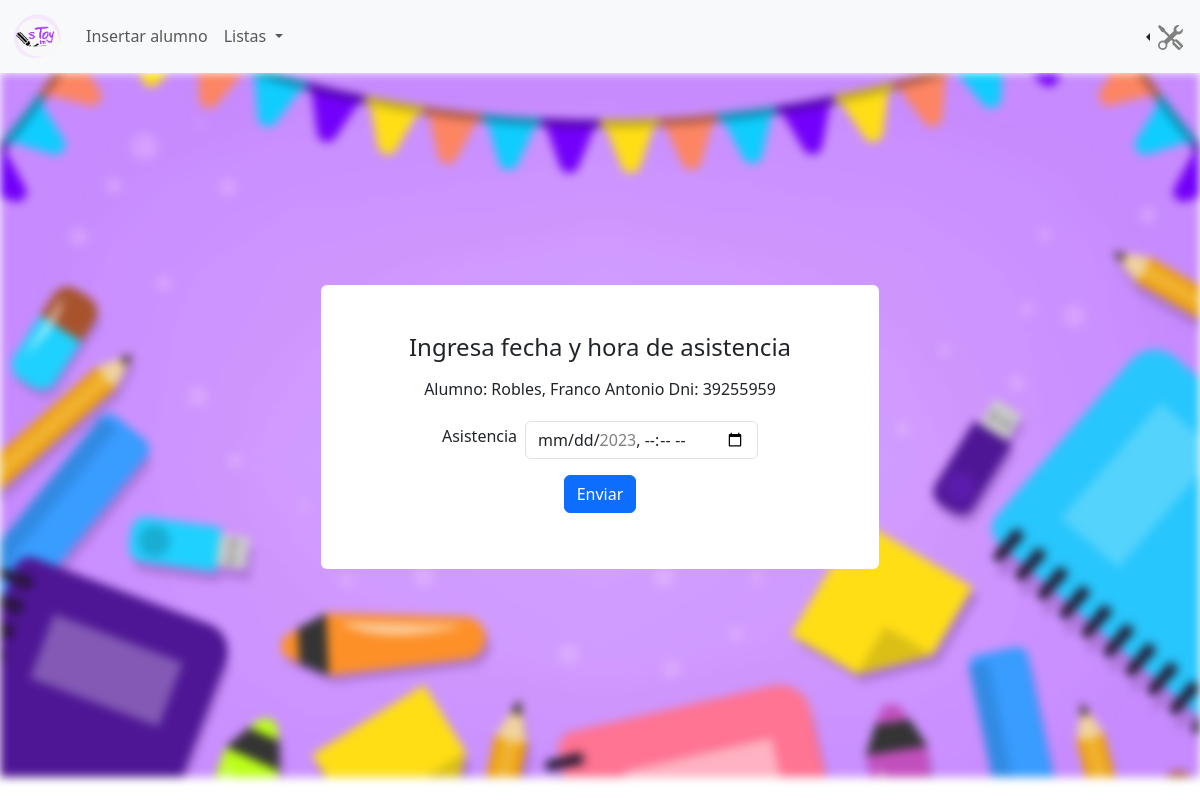
The page /Asistencia/agregarAsistencia.php?dni=39255959 on the database its author committed.
### tables this page shows
CREATE TABLE IF NOT EXISTS `alumno` (
  `dni` bigint NOT NULL,
  `nombre` varchar(20) DEFAULT NULL,
  `apellido` varchar(20) DEFAULT NULL,
  `fecha_nac` date DEFAULT NULL,
  PRIMARY KEY (`dni`) USING BTREE
);

### Clases/AlumnoClass.php (called while the page is built, shortened)
<?php
class Alumno
{
    public static function obtenerAlumno($dni)
    {
        $consulta = ("SELECT * FROM alumno WHERE dni = '$dni'");
        return $consulta;
    }
}

### BD/BdClass.php (called while the page is built, shortened)
<?php
class Conexion {
    private $host = "localhost";
    private $usuario = "root";
    private $contrasena = "";
    private $nombreBD = "bdStoy";
    private $conexion;
    public function __construct() {
        $this->conexion = new mysqli($this->host, $this->usuario, $this->contrasena, $this->nombreBD);
    }
    public function ejecutaConsulta($consulta){
        return $this->conexion->query($consulta);
    }
}
?>

### Asistencia/agregarAsistencia.php (the view, shortened to what this page needs)
<?php
include("../BD/BdClass.php");
include("../Clases/AlumnoClass.php");
$conexion = new Conexion();
$conexion->conectar();
$fecha = Date('Y-m-d');
$año = Date('Y');
isset($_GET['dni']) ? $dni = $_GET['dni'] : $dni = null;
$consulta = Alumno::obtenerAlumno($dni);
$alumno = $conexion->ejecutaConsulta($consulta)->fetch_object();
?>
<!DOCTYPE html>
<html lang="en">
<head>
    <link rel="stylesheet" href="../Estilos/css/style.css">
    <link rel="stylesheet" href="../Estilos/css/bootstrap.min.css">
    <link rel="stylesheet" href="../Estilos/css/sweetalert2.min.css">
</head>
<body>
    <?php include("../PHP/navbar.php") ?>
    <div class="container-fondo d-flex justify-content-center align-items-center" style="height: 88vh">
        <div class="container d-flex justify-content-center text-center align-items-center" style="height: 70vh">
            <div class="container-form rounded w-50 mt-1 px-4 py-5 mb-100" style="background-color: white">
                <form action="#" method="POST" class="d-flex flex-column align-items-center w-100">
                    <h4 class="mb-3 h-auto">Ingresa fecha y hora de asistencia</h4>
                    <p>Alumno: <?php echo "$alumno->apellido, $alumno->nombre Dni: $alumno->dni"; ?></p>
                    <div class="mb-3 d-flex align-items-center">
                        <label for="asistencia" class="form-label me-2 mt-1">Asistencia</label>
                        <input class="form-control mt-1" type="datetime-local" name="asistencia" id="asistencia" max="<?php echo "$fecha" . "T" . "00:00" ?>" min="<?php echo "$año" . "-01-01" . "T" . "00:00" ?>">
                    </div>
                    <button class="btn btn-primary align-self-center mb-2" type="submit">Enviar</button>
                </form>
            </div>
        </div>
    </div>
</body>
</html>

### Estilos/css/style.css (style rules this page uses)
.container-fondo::before { content: ""; background-image: url(/Multimedia/fondo-escuela-violeta.jpg); background-size: cover; background-repeat: repeat; position: absolute; top: 0; left: 0; width: 100%; height: 100%; filter: blur(5px); -webkit-filter: blur(5px); z-index: -1; }
.container-fondo { position: relative; }
.container-fondo { height: 100vh; display: flex; flex-direction: column; align-items: center; justify-content: center; }

### rows shown on the page
alumno: apellido "Robles", nombre "Franco Antonio", dni "39255959"
